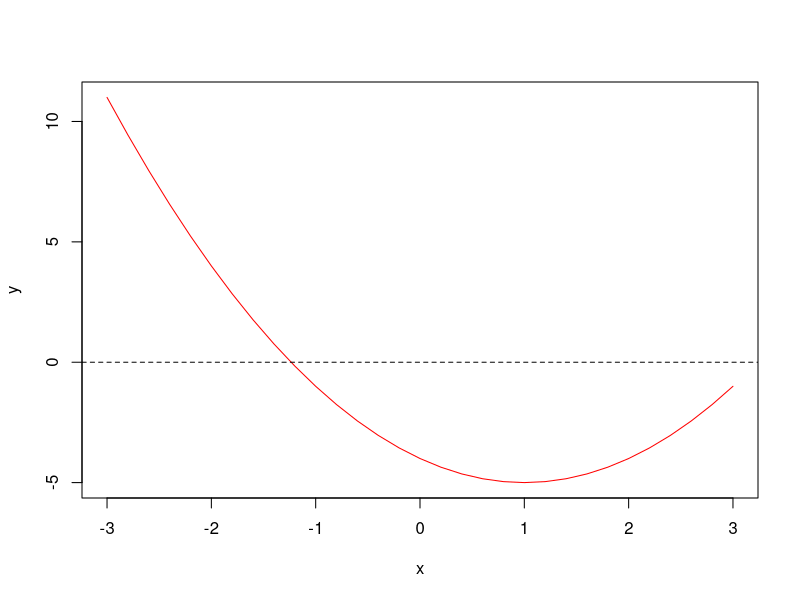
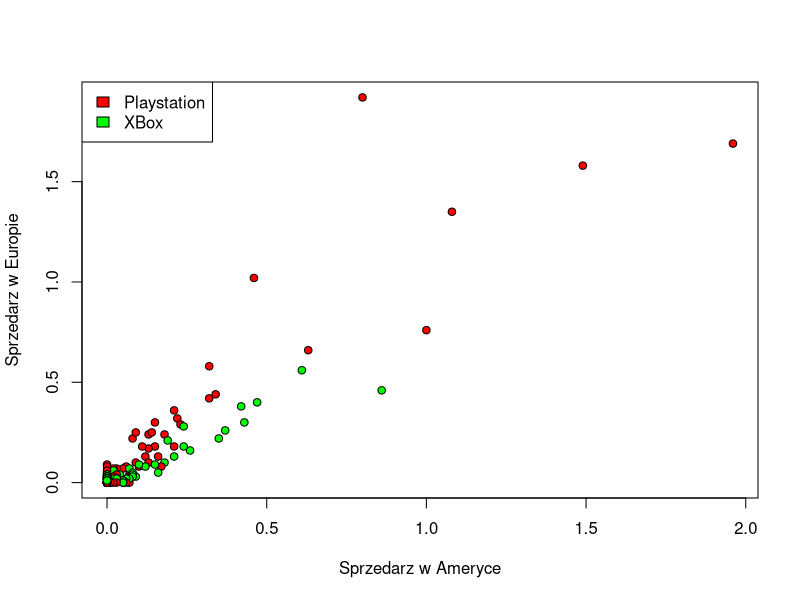
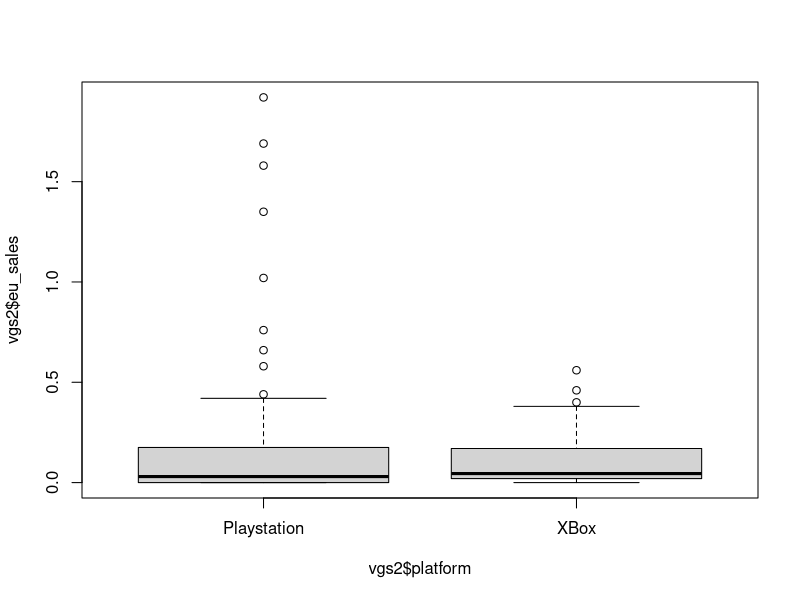
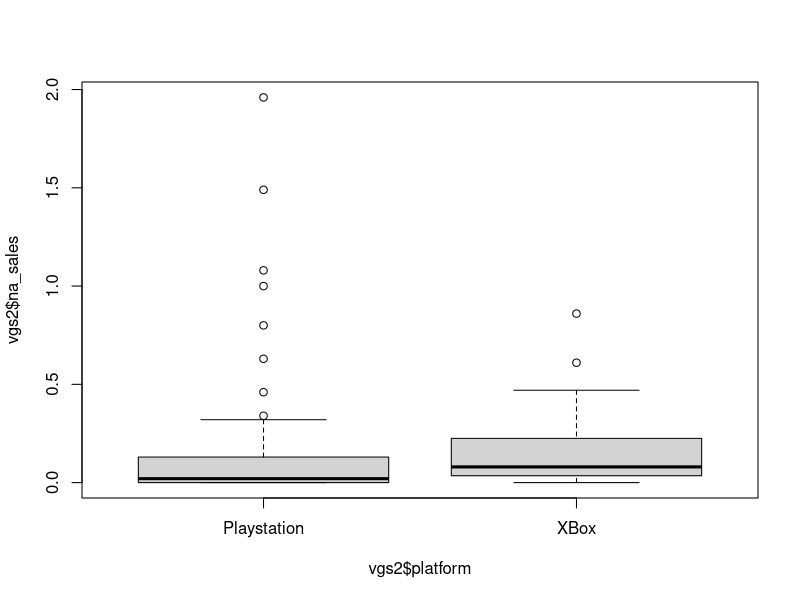

Write the R code that produced these figures, in order.
# kolokwium A

# imie i nazwisko: Sebastian Giełżecki

# grupa.sekcja: 4




# 1
# a
x <- seq(-3, 3, 0.2)
#b
y <- (x - 1) ^2 - 5
#c
sum( y > quantile(y, 0.25))
#d
plot(x, y, type = "l", col = 'red')
abline(h = 0, type = "l",  lty = 2)

#2
vgs <- read.csv2(file = './data/vgs.csv')
#a
str(vgs) #?
#b
colnames(vgs)
#c
summary(vgs$global_sales)
#d
max(vgs$global_sales) - min(vgs$global_sales)
#e
sum(vgs[ ,c("global_sales")] < mean(vgs$global_sales)) / 
    length(vgs$global_sales) * 100

#3
#a
sum(complete.cases(vgs) == FALSE)
#b
table(vgs$genre)
#c
vgs1 <- vgs[vgs$platform == c('PC', 'PS3'), ]

table(vgs1$genre, vgs1$platform)
prop.table(table(vgs1$genre, vgs1$platform), margin = 2) *100

# najwięcej gier na PC jest gier Strategy 
# i stanowią one 20.0863931% wszystkich gier na PC

# najwięcej gier na PS3 jest gier Action 
# i stanowią one 28.3559578% wszystkich gier na PC

#4
#a
sum(vgs$jp_sales > vgs$na_sales)
#b
head(order(vgs$jp_sales, decreasing = TRUE), n = 5)
vgs[head(order(vgs$jp_sales, decreasing = TRUE), n = 5), 
    c("name", "platform", "genre", "na_sales", "jp_sales")]
#c
sum(grepl("[5-9]$", vgs$name, useBytes = TRUE))

#5
#a
vgs2 <- vgs[vgs$year == 2015 & vgs$genre == 'Action' & 
                vgs$platform %in% c('PS3', 'PS4', 'X360', 'XOne'), ]

#b
sum(grepl('a', vgs2$name, ignore.case = TRUE )) / 
    length(vgs2$name) * 100
#c
vgs2$platform <- gsub('PS3', 'Playstation', vgs2$platform)
vgs2$platform <- gsub('PS4', 'Playstation', vgs2$platform)
vgs2$platform <- gsub('X360', 'XBox', vgs2$platform) 
vgs2$platform <- gsub('XOne', 'XBox', vgs2$platform)

vgs2$platform <- factor(vgs2$platform)

plot(vgs2$na_sales, vgs2$eu_sales, pch = 21, 
     bg = c('red', 'green')[vgs2$platform], 
     xlab = 'Sprzedarz w Ameryce', ylab = 'Sprzedarz w Europie')
legend('topleft', legend = levels(vgs2$platform), 
       fill = c('red', 'green'))
#d
boxplot(vgs2$eu_sales ~ vgs2$platform)
boxplot(vgs2$na_sales ~ vgs2$platform)

# rozkłady te są bardziej zbliżone w europie 

